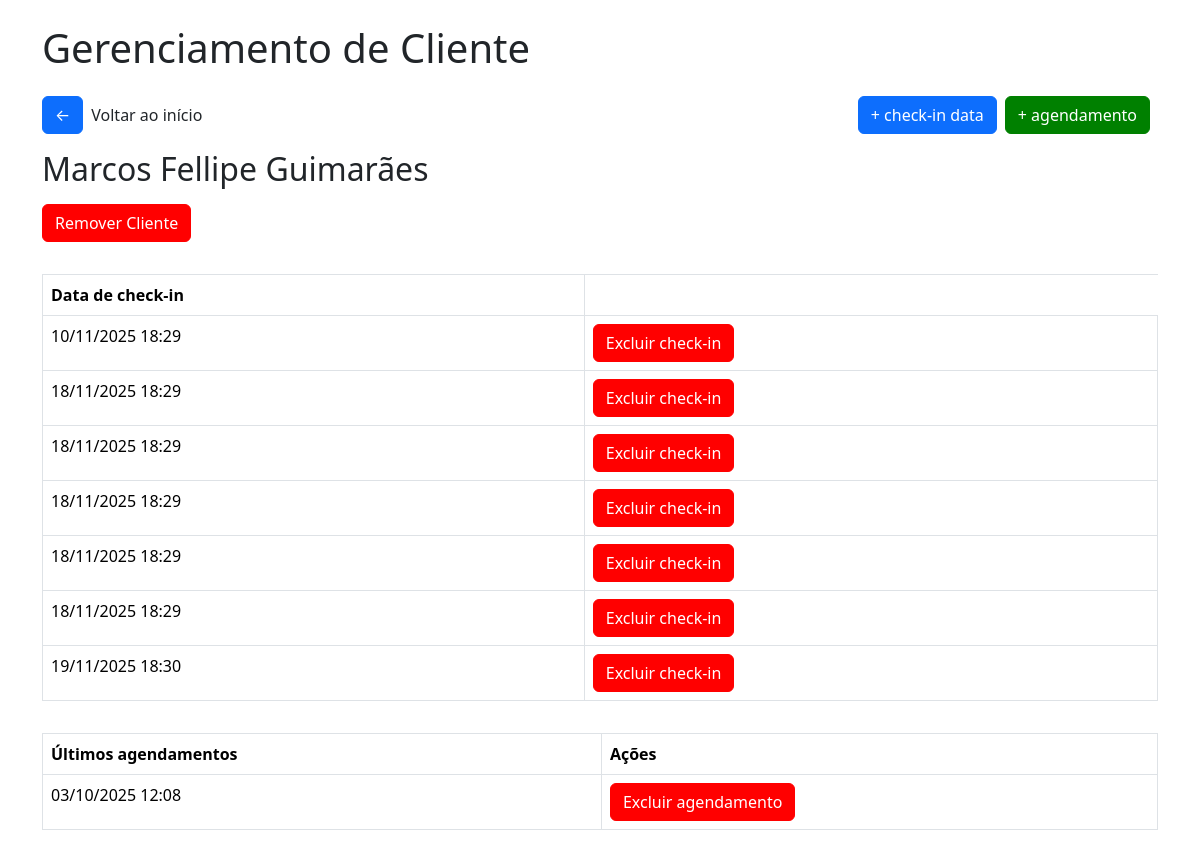
Screenshot of /clientelimpeza/1 with the database file from the repository.
### tables this page shows
CREATE TABLE cliente_limpeza (
        id INTEGER PRIMARY KEY AUTOINCREMENT,
        nome TEXT NOT NULL,
        status BOOLEAN DEFAULT FALSE,
        checkins INTEGER DEFAULT 0
    );

CREATE TABLE checkin_limpeza (
        id INTEGER PRIMARY KEY AUTOINCREMENT,
        cliente_id INTEGER,
        data DATETIME,
        FOREIGN KEY(cliente_id) REFERENCES clientes(id)
    );

CREATE TABLE historico_agendamento_limpeza (
        id INTEGER PRIMARY KEY AUTOINCREMENT,
        cliente_id INTEGER,
        data DATETIME,
        FOREIGN KEY(cliente_id) REFERENCES clientes(id)
    );

### app/views/limpeza.py (the view)
@app.route('/clientelimpeza/<int:cliente_id>')
def cliente_limpeza(cliente_id):
    conn = get_db_connection()
    cliente = conn.execute("SELECT * FROM cliente_limpeza WHERE id = ?", (cliente_id,)).fetchone()
    checkins = conn.execute("SELECT * FROM checkin_limpeza WHERE cliente_id = ? ORDER BY data ASC", (cliente_id,))
    agendamentos = conn.execute("SELECT * FROM historico_agendamento_limpeza WHERE cliente_id = ? ORDER BY data ASC", (cliente_id,))
    return render_template('limpeza/cliente_limpeza.html', cliente=cliente, checkins=checkins, agendamentos=agendamentos)

### app/model/model.py (called while the page is built)
def get_db_connection():
    conn = sqlite3.connect('checkins.db')
    conn.row_factory = sqlite3.Row
    return conn

### app/templates/limpeza/cliente_limpeza.html (shortened to what this page needs)
<!DOCTYPE html>
<html lang="pt-br">
<head>
    <link href="https://cdn.jsdelivr.net/npm/bootstrap@5.3.2/dist/css/bootstrap.min.css" rel="stylesheet">
    <link rel="stylesheet" href="{{url_for('static', filename='css/style.css')}}">
    <link rel="stylesheet" href="{{url_for('static', filename='css/modal.css')}}">
</head>
<body>
    <div class="container">
        <h1 class="mb-4">
            Gerenciamento de Cliente
        </h1>
        <div class="box-btn-home">
            <div class="box"><a href="/limpeza" class="btn btn-primary btn-home">&#x2190</a>
            <p>Voltar ao início</p></div>
            <div class="box">
                <a href="/adcheckindatalimpeza/{{cliente.id}}" class="btn btn-primary btn-home">+ check-in data</a>
                <a href="/adicionaragendamentolimpeza/{{cliente.id}}" class="btn btn-primary btn-home green">+ agendamento</a>
            </div>
        </div>
        <h2 class="mb-3">
            {{cliente.nome}}
        </h2>
        <button class="btn btn-primary btn-remover" id="openModal">Remover Cliente</button>
        <table class="table table-bordered table-checkin">
            <thead>
                <tr>
                <th>Data de check-in</th>
                </tr>
            </thead>
            <tbody>
                {% for checkin in checkins %}
                <tr>
                <td>{{ checkin.data }}</td>
                <td><a href="/excluircheckinlimpeza/{{checkin.id}}" class="btn btn-primary btn-remover excludecheckin">Excluir check-in</a></td>
                </tr>
                {% endfor %}
            </tbody>
        </table>
        <table class="table table-bordered table-checkin">
            <thead>
                <tr>
                <th>Últimos agendamentos</th>
                <th>Ações</th>
                </tr>
            </thead>
            <tbody>
                {% for a in agendamentos %}
                <tr>
                <td>{{ a.data }}</td>
                <td><a href="/excluiragendamentolimpeza/{{a.id}}" class="btn btn-primary btn-remover excludecheckin">Excluir agendamento</a></td>
                </tr>
                {% endfor %}
            </tbody>
        </table>
</body>
</html>

### app/static/css/style.css (style rules this page uses)
body { padding: 24px; }
a { text-decoration: none; }
.btn-remover { background-color: red; border-color: red; }
.btn-home { margin-bottom: 16px; margin-right: 8px; }
.box-btn-home { width: 100%; display: flex; justify-content: space-between; align-items: center; }
.box-btn-home .box { display: flex; justify-content: center; align-items: center; }
.table-checkin { margin-top: 32px; }
.excludecheckin { color: white; }
.green { background-color: green; border-color:green; }

### rows the page displays
cliente_limpeza: nome "Marcos Fellipe Guimarães"
checkin_limpeza: data "10/11/2025 18:29"
checkin_limpeza: data "18/11/2025 18:29"
checkin_limpeza: data "18/11/2025 18:29"
checkin_limpeza: data "18/11/2025 18:29"
checkin_limpeza: data "18/11/2025 18:29"
checkin_limpeza: data "18/11/2025 18:29"
checkin_limpeza: data "19/11/2025 18:30"
historico_agendamento_limpeza: data "03/10/2025 12:08"
